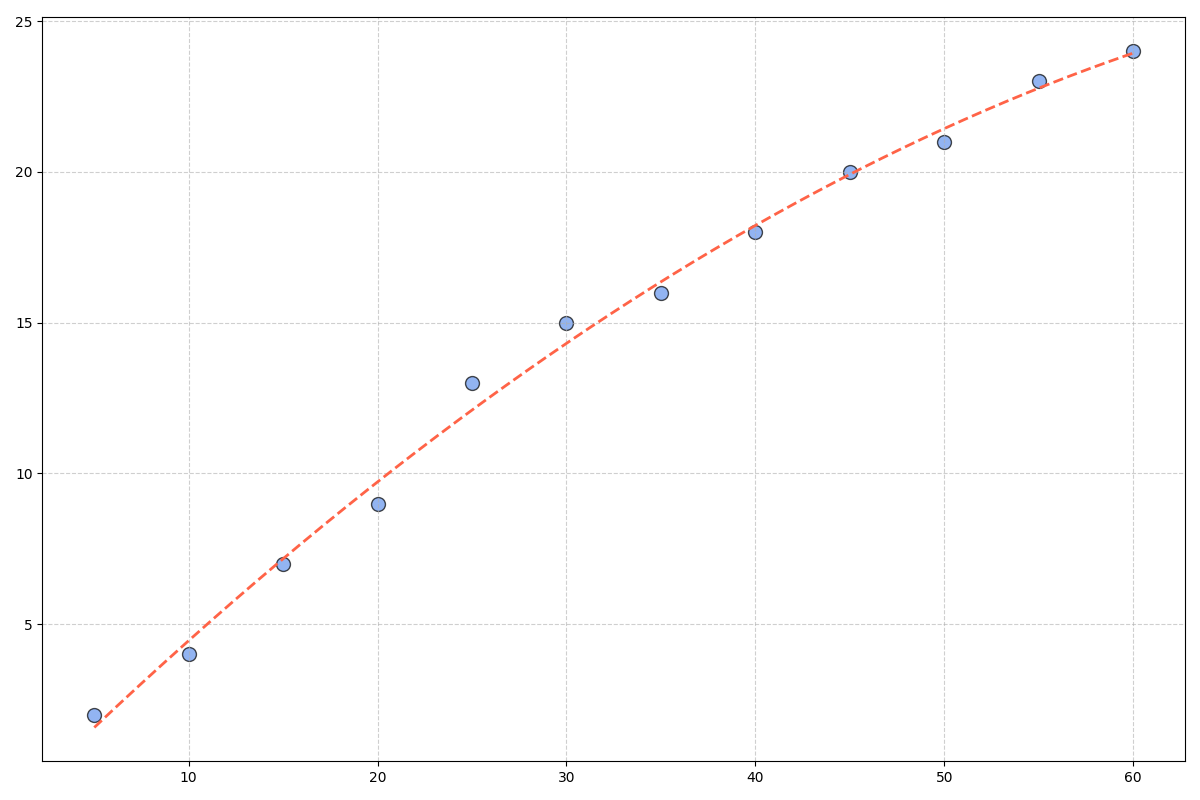

Python code for this plot:
import matplotlib.pyplot as plt
import numpy as np

# Data
soil_moisture = np.array([5, 10, 15, 20, 25, 30, 35, 40, 45, 50, 55, 60])
plant_growth = np.array([2, 4, 7, 9, 13, 15, 16, 18, 20, 21, 23, 24])

# Create scatter plot
plt.figure(figsize=(12, 8))
plt.scatter(soil_moisture, plant_growth, color='cornflowerblue', alpha=0.7, s=100, edgecolor='black')

# Fit a polynomial curve to the data
z = np.polyfit(soil_moisture, plant_growth, 3)
p = np.poly1d(z)
xp = np.linspace(soil_moisture.min(), soil_moisture.max(), 500)
plt.plot(xp, p(xp), color='tomato', linestyle='--', linewidth=2)

# Remove textual elements including labels, titles, legends, and annotations
plt.grid(True, linestyle='--', alpha=0.6)
plt.tight_layout()
plt.show()
